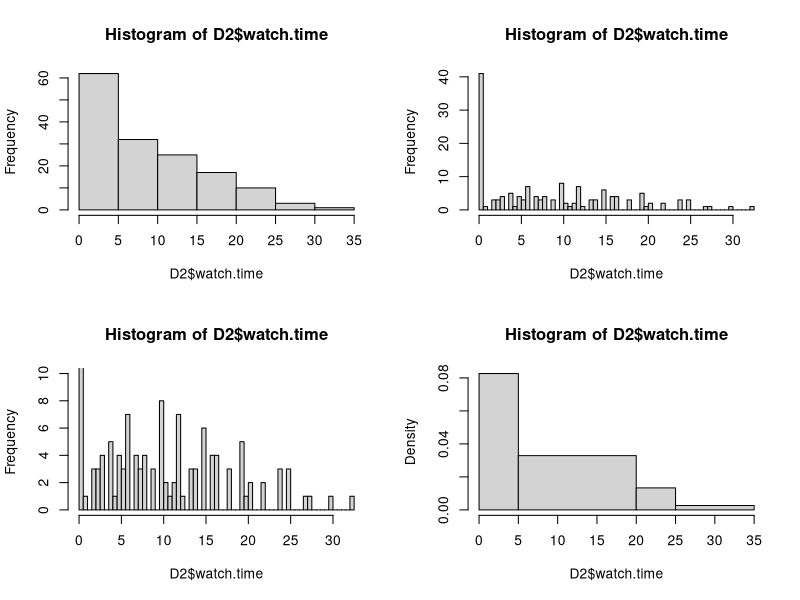
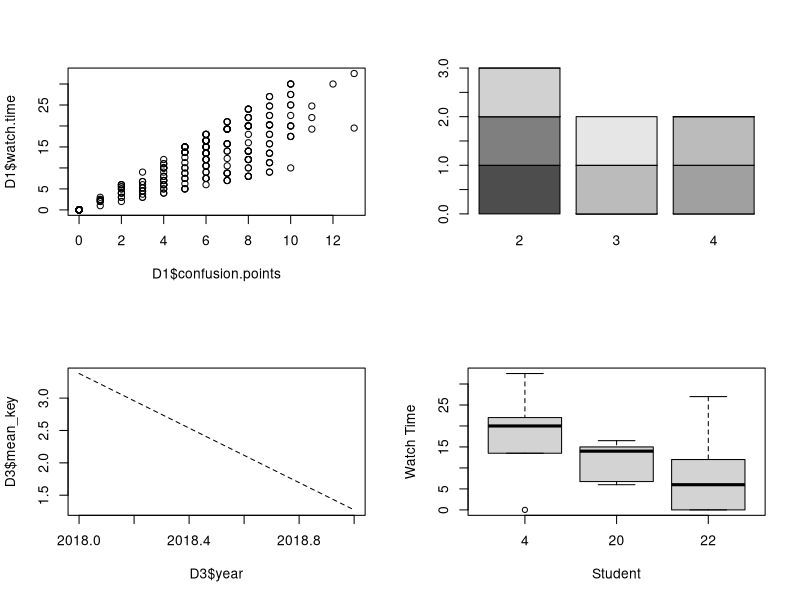
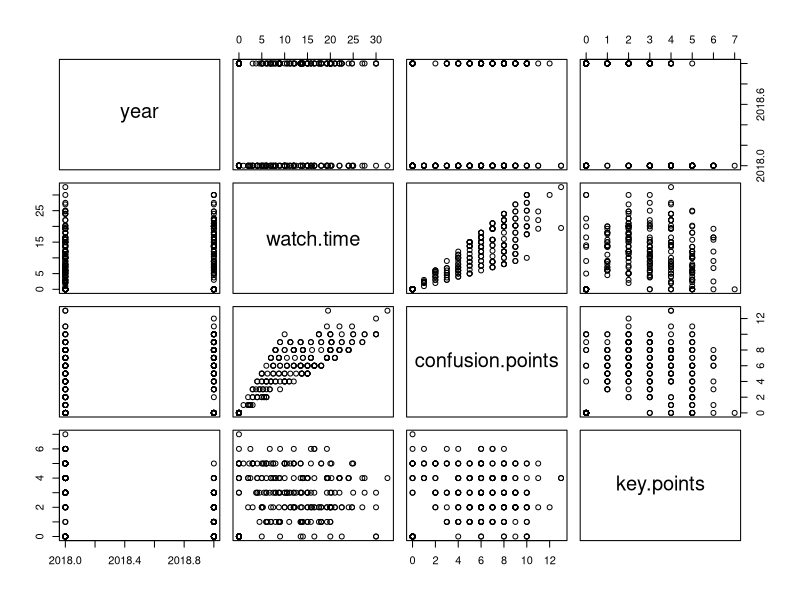
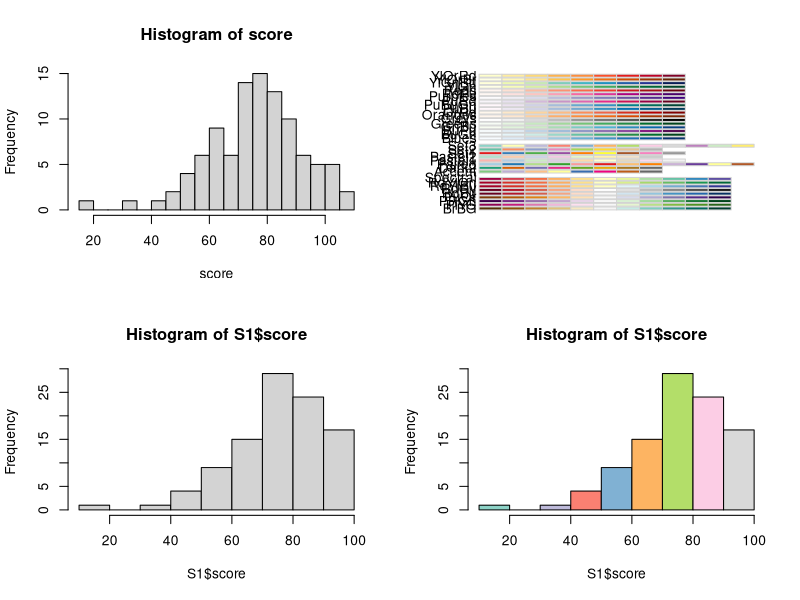
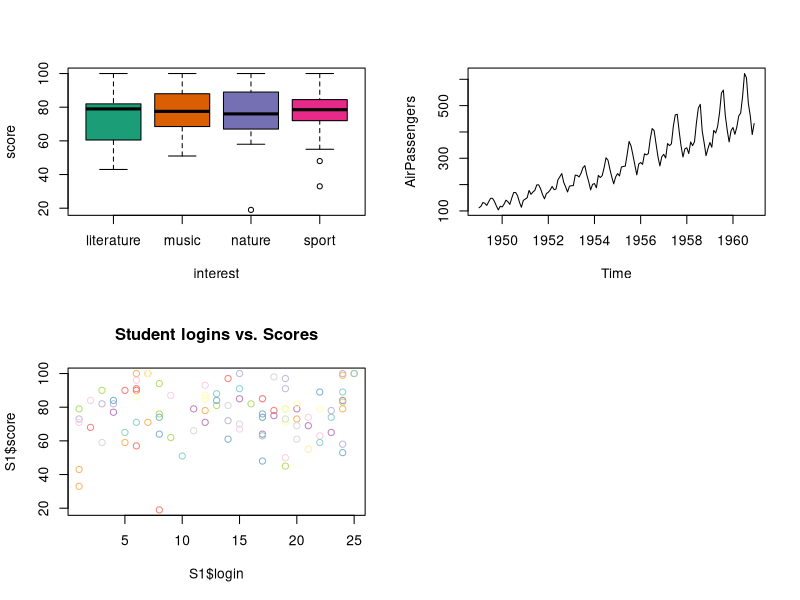
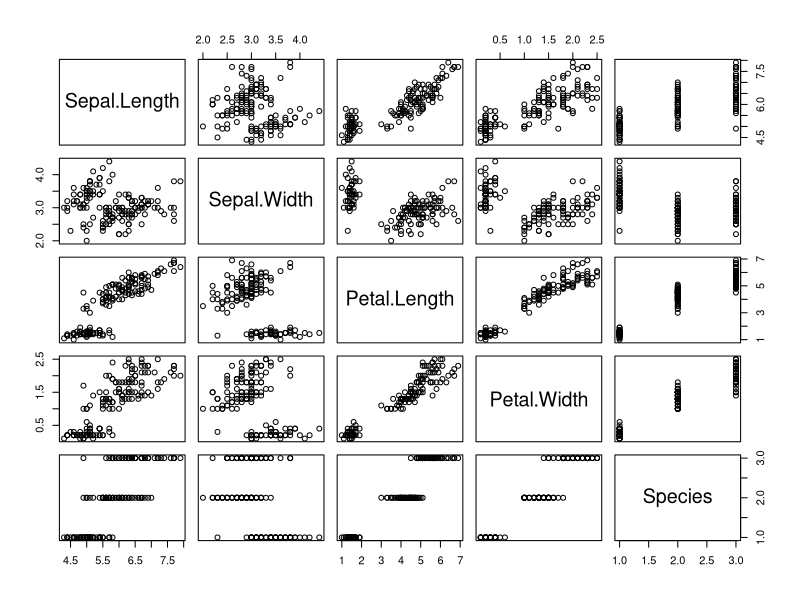

Write R code to recreate these figures, in order.
## ---- chunk 1
#Install the 'tidyverse' package or if that does not work, install the 'dplyr' and 'tidyr' packages.

#Load the package(s) you just installed

library(tidyverse)
library(tidyr)
library(dplyr)

D1 <- read.csv("video-data.csv", header = TRUE)

#Create a data frame that only contains the years 2018
D2 <- filter(D1, year == 2018)
## ---- chunk 2
par(mfrow = c(2, 2))
#Generate a histogram of the watch time for the year 2018

hist(D2$watch.time)

#Change the number of breaks to 100, do you get the same impression?

hist(D2$watch.time, breaks = 100)

#Cut the y-axis off at 10

hist(D2$watch.time, breaks = 100, ylim = c(0,10))

#Restore the y-axis and change the breaks so that they are 0-5, 5-20, 20-25, 25-35

hist(D2$watch.time, breaks = c(0,5,20,25,35))

## ---- chunk 3
#Plot the number of confusion points against the watch time

plot(D1$confusion.points, D1$watch.time)

#Create two variables x & y
x <- c(1,3,2,7,6,4,4)
y <- c(2,4,2,3,2,4,3)

#Create a table from x & y
table1 <- table(x,y)

#Display the table as a Barplot
barplot(table1)

#Create a data frame of the average total key points for each year and plot the two against each other as a lines

D3 <- D1 %>% group_by(year) %>% summarise(mean_key = mean(key.points))

plot(D3$year, D3$mean_key, type = "l", lty = "dashed")

#Create a boxplot of total enrollment for three students
D4 <- filter(D1, stid == 4|stid == 20| stid == 22)
#The drop levels command will remove all the schools from the variable with no data  
D4 <- droplevels(D4)
boxplot(D4$watch.time~D4$stid, xlab = "Student", ylab = "Watch Time")
## ---- chunk 4
#Use matrix notation to select columns 2, 5, 6, and 7
D5 <- D1[,c(2,5,6,7)]
#Draw a matrix of plots for every combination of variables
pairs(D5)
## ---- chunk 5
#rnorm(100, 75, 15) creates a random sample with a mean of 75 and standard deviation of 15
#filter() can be used to set a maximum and minimum value
#round() rounds numbers to whole number values
#sample() draws a random samples from the groups vector according to a uniform distribution

score <- rnorm(100, 75, 15)
hist(score, breaks = 30)
S1 <- data.frame(score)



S1$score <- ifelse(S1$score >= 100, 100, S1$score)

S1$score <- round(S1$score, 0)

interest <- c("sport", "music", "nature", "literature")

S1$interest <- sample(interest, 100, replace = T)

S1$stid <- seq(1, 100, 1)
  
## ---- chunk 6
hist(S1$score, breaks = 10)

## ---- chunk 7
#cut() divides the range of scores into intervals and codes the values in scores according to which interval they fall. We use a vector called `letters` as the labels, `letters` is a vector made up of the letters of the alphabet.
label <- letters[1:10]
S1$breaks <- cut(S1$score, breaks = 10, labels = label)

## ---- chunk 8
library(RColorBrewer)
#Let's look at the available palettes in RColorBrewer
display.brewer.all()
#The top section of palettes are sequential, the middle section are qualitative, and the lower section are diverging.
#Make RColorBrewer palette available to R and assign to your bins
S1$colors <- brewer.pal(10, "Set3")

#Use named palette in histogram
hist(S1$score, col = S1$colors)
## ---- chunk 9
#Make a vector of the colors from RColorBrewer
interest.col <- brewer.pal(4, "Dark2")

boxplot(score ~ interest, S1, col = interest.col)

## ---- chunk 10
S1$login <- sample(1:25, 100, replace = T)

## ---- chunk 11
plot(S1$login, S1$score, col = S1$colors, main = "Student logins vs. Scores")

S1$col1 <- ifelse(S1$interest == "music", "red", "green") 

## ---- chunk 12
AP <- data.frame(AirPassengers)
plot(AirPassengers)
## ---- chunk 13
pairs(iris)
## ---- chunk 14
DF1 <- read.csv("swirl-data.csv", header = TRUE)
is.data.frame(DF1)
## ---- chunk 15
DF2 <- DF1[, c(8,2,5)]
## ---- chunk 16

DF3 <- DF2 %>% group_by(hash, lesson_name) %>% summarise(total=sum(attempt))
## ---- chunk 17
DF3_1 <- na.omit(DF3)
spread(DF3_1, lesson_name, total)
## ---- chunk 18
DF4 <- select(DF1, hash, lesson_name, correct)
## ---- chunk 19
DF4$correct <- ifelse(DF4$correct == "TRUE", 1, ifelse(DF4$correct == "NA", "NA", 0))
## ---- chunk 20
DF4 <- na.omit(DF4)
DF5 <- DF4 %>% group_by(hash, lesson_name) %>% summarise(mean = mean(correct))
## ---- chunk 21

DF6 <- select(DF1, datetime, correct)
DF6$datetime <- as.Date(as.POSIXct(as.numeric(DF6$datetime),origin='1970-1-1'))
DF6$correct <- ifelse(DF6$correct == "TRUE", 1, ifelse(DF6$correct == "NA", "NA", 0))
DF6 <- na.omit(DF6)
DF6 <- DF6 %>% group_by(datetime) %>% summarise(average_correct = mean(correct))
